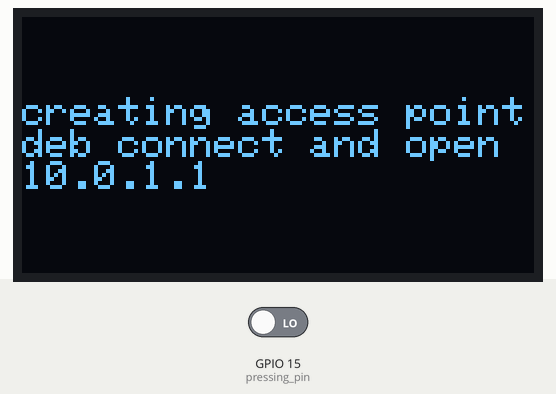
The sketch below on a simulated ESP8266 (NodeMCU). Parts: 128×64 one-colour display. The test bench sets the inputs (shaded band); at power-on: GPIO 15 (pressing_pin) LOW. WiFi joins after 1.5 s; servers stay silent unless stated; uploads are accepted with an empty reply; what the sketch prints to the serial monitor is not drawn.

Above: at 2.1 s.
7.8 s: GPIO 15 (pressing_pin) driven HIGH
At 13.9 s:
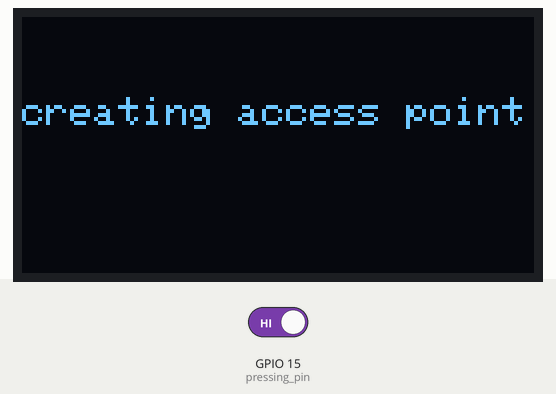
20.1 s: GPIO 15 (pressing_pin) driven LOW
At 24.7 s:
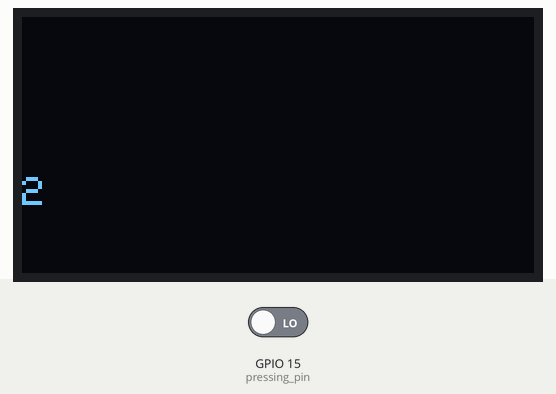
Timing chart, 0 to 26.2 s (numbered marks = the images above; inputs shaded):
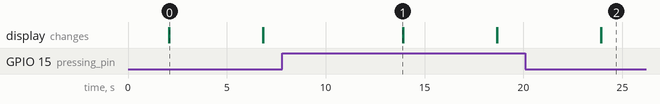

The sketch:

full_fledge_wifi_oled.ino
```cpp
// For wifi featuring and web access
#include "ESP8266WiFi.h"
#include <ESP8266HTTPClient.h>
#include <ArduinoJson.h>
#include <WiFiManager.h>

// all below libray are for oled display
#include <SPI.h>
#include <Wire.h>
#include <Adafruit_GFX.h>
#include <Adafruit_SSD1306.h>
#define SCREEN_WIDTH 128 // OLED display width, in pixels
#define SCREEN_HEIGHT 64 // OLED display height, in pixels
#define OLED_RESET     1

Adafruit_SSD1306 display(SCREEN_WIDTH, SCREEN_HEIGHT, &Wire, OLED_RESET);

//defined pins
#define pressing_pin 15

int count = 0; // flag for reseting
int pressing = 0;
void setup()
{
  count = 0;
  pinMode(pressing_pin, INPUT);


  //Oled Display setup code below
  Wire.begin(2,0);
  display.begin(SSD1306_SWITCHCAPVCC, 0x3C);
  delay(2000); // Pause for 2 seconds
  display.setTextSize(1);
  display.setCursor(0, 20);
  display.setTextColor(WHITE);

  Serial.begin(9600); // always use after wire.begin because otherwise its not working (my own research(Subham deb) )
  Serial.println("connection is okay");


  // if does not connected to old network its run
  if(WiFi.status() != WL_CONNECTED){
      Serial.println("create own access point");
      own_accessPoint();
      delay(3000);


//     //auto connect code bellow
//   WiFiManager wifiManager;
//   //
//   display.clearDisplay();
//   display.setCursor(0,20);
//   display.print("creating access point");
//   display.display();
//
//   wifiManager.setAPStaticIPConfig(IPAddress(10,0,1,1), IPAddress(10,0,1,1), IPAddress(255,255,255,0));
//
//   display.println("deb connect and open 10.0.1.1");
//   display.display();
//
//   wifiManager.autoConnect("D3B Connect");
//   Serial.println("connected");

    }
} // end setup function

void loop()
{
  //  http://www.randomnumberapi.com/api/v1.0/random?min=100&max=1000&count=5
  if(WiFi.status() == WL_CONNECTED){
    WiFiClient client;
    HTTPClient http;

    http.begin(client,"http://www.randomnumberapi.com/api/v1.0/random?min=100&max=1000&count=5");
    int httpCode = http.GET();
    if(httpCode > 0){
        String payload = http.getString();
        Serial.println(payload);

        display.clearDisplay();
        display.setCursor(0,20);
        display.print(payload);
        display.display();
      }
     else{
        Serial.println("no response from link server");
        display.clearDisplay();
        display.setCursor(0,20);
        display.print("server doesn't response");
        display.display();

      }
      http.end();
  }

    count++;
    display.setCursor(0,40);
    display.print(count);
    display.display();
    Serial.println(count);
  delay(5000);
  pressing = digitalRead(pressing_pin); // GPIO 1 pin value thats attached to a button

  //if button is pressed then if function will run
  if(pressing){
    Serial.println("button is pressed");
     WiFi.disconnect();
     setup();
    }

}


void own_accessPoint(){

     //auto connect code bellow
   WiFiManager wifiManager;
   //
   display.clearDisplay();
   display.setCursor(0,20);
   display.print("creating access point");
   display.display();

   wifiManager.setAPStaticIPConfig(IPAddress(10,0,1,1), IPAddress(10,0,1,1), IPAddress(255,255,255,0));

   display.println("deb connect and open 10.0.1.1");
   display.display();

   wifiManager.autoConnect("D3B Connect");
   Serial.println("connected");

  }
```

Measured:
- after the input at 7.8 s, the display: changes after 6.1 s (image 1)
- what the display in image 0 shows lasts 4.7 s, from 2.1 s to 6.8 s
